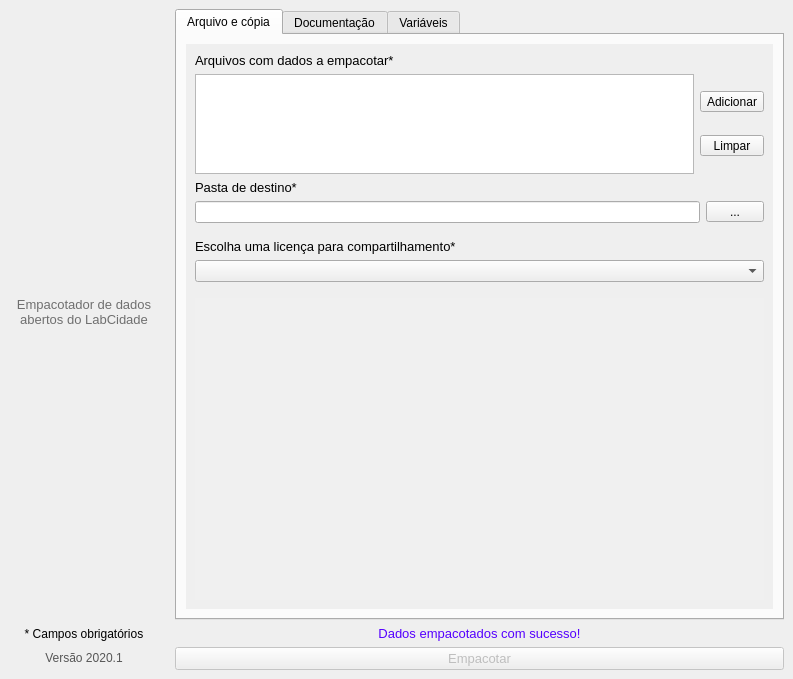
<?xml version="1.0" encoding="UTF-8"?>
<ui version="4.0">
 <class>MainWindow</class>
 <widget class="QMainWindow" name="MainWindow">
  <property name="geometry">
   <rect>
    <x>0</x>
    <y>0</y>
    <width>793</width>
    <height>679</height>
   </rect>
  </property>
  <property name="sizePolicy">
   <sizepolicy hsizetype="Preferred" vsizetype="Preferred">
    <horstretch>0</horstretch>
    <verstretch>0</verstretch>
   </sizepolicy>
  </property>
  <property name="minimumSize">
   <size>
    <width>530</width>
    <height>230</height>
   </size>
  </property>
  <property name="windowTitle">
   <string>LabCidados</string>
  </property>
  <property name="windowIcon">
   <iconset>
    <normaloff>recursos/icone-labcidados.png</normaloff>recursos/icone-labcidados.png</iconset>
  </property>
  <property name="toolTip">
   <string notr="true"/>
  </property>
  <property name="iconSize">
   <size>
    <width>24</width>
    <height>24</height>
   </size>
  </property>
  <property name="animated">
   <bool>true</bool>
  </property>
  <property name="documentMode">
   <bool>false</bool>
  </property>
  <widget class="QWidget" name="centralwidget">
   <property name="toolTip">
    <string notr="true"/>
   </property>
   <layout class="QGridLayout" name="gridLayout">
    <item row="4" column="1">
     <spacer name="horizontalSpacer">
      <property name="orientation">
       <enum>Qt::Horizontal</enum>
      </property>
      <property name="sizeType">
       <enum>QSizePolicy::Fixed</enum>
      </property>
      <property name="sizeHint" stdset="0">
       <size>
        <width>150</width>
        <height>20</height>
       </size>
      </property>
     </spacer>
    </item>
    <item row="5" column="1">
     <widget class="QLabel" name="label_17">
      <property name="toolTip">
       <string notr="true"/>
      </property>
      <property name="text">
       <string>* Campos obrigatórios</string>
      </property>
      <property name="alignment">
       <set>Qt::AlignCenter</set>
      </property>
     </widget>
    </item>
    <item row="0" column="1">
     <spacer name="verticalSpacer_4">
      <property name="orientation">
       <enum>Qt::Vertical</enum>
      </property>
      <property name="sizeHint" stdset="0">
       <size>
        <width>20</width>
        <height>40</height>
       </size>
      </property>
     </spacer>
    </item>
    <item row="1" column="1">
     <widget class="QLabel" name="label">
      <property name="sizePolicy">
       <sizepolicy hsizetype="Fixed" vsizetype="Preferred">
        <horstretch>0</horstretch>
        <verstretch>0</verstretch>
       </sizepolicy>
      </property>
      <property name="maximumSize">
       <size>
        <width>150</width>
        <height>58</height>
       </size>
      </property>
      <property name="toolTip">
       <string notr="true"/>
      </property>
      <property name="text">
       <string/>
      </property>
      <property name="pixmap">
       <pixmap>recursos/logo-labcidados.png</pixmap>
      </property>
      <property name="scaledContents">
       <bool>true</bool>
      </property>
      <property name="wordWrap">
       <bool>false</bool>
      </property>
     </widget>
    </item>
    <item row="4" column="2">
     <spacer name="horizontalSpacer_2">
      <property name="orientation">
       <enum>Qt::Horizontal</enum>
      </property>
      <property name="sizeType">
       <enum>QSizePolicy::Fixed</enum>
      </property>
      <property name="sizeHint" stdset="0">
       <size>
        <width>10</width>
        <height>20</height>
       </size>
      </property>
     </spacer>
    </item>
    <item row="6" column="1">
     <widget class="QLabel" name="label_4">
      <property name="toolTip">
       <string notr="true"/>
      </property>
      <property name="text">
       <string>&lt;html&gt;&lt;head/&gt;&lt;body&gt;&lt;p&gt;&lt;span style=&quot; color:#565656;&quot;&gt;Versão 2020.1&lt;/span&gt;&lt;/p&gt;&lt;/body&gt;&lt;/html&gt;</string>
      </property>
      <property name="alignment">
       <set>Qt::AlignCenter</set>
      </property>
     </widget>
    </item>
    <item row="2" column="1">
     <widget class="QLabel" name="label_3">
      <property name="font">
       <font>
        <pointsize>10</pointsize>
       </font>
      </property>
      <property name="toolTip">
       <string notr="true"/>
      </property>
      <property name="text">
       <string>&lt;html&gt;&lt;head/&gt;&lt;body&gt;&lt;p&gt;&lt;span style=&quot; color:#6f6f6f;&quot;&gt;Empacotador de dados abertos do LabCidade&lt;/span&gt;&lt;/p&gt;&lt;/body&gt;&lt;/html&gt;</string>
      </property>
      <property name="alignment">
       <set>Qt::AlignCenter</set>
      </property>
      <property name="wordWrap">
       <bool>true</bool>
      </property>
     </widget>
    </item>
    <item row="0" column="4" rowspan="5">
     <widget class="QTabWidget" name="tabWidget">
      <property name="sizePolicy">
       <sizepolicy hsizetype="Expanding" vsizetype="Preferred">
        <horstretch>0</horstretch>
        <verstretch>0</verstretch>
       </sizepolicy>
      </property>
      <property name="toolTip">
       <string notr="true"/>
      </property>
      <property name="tabPosition">
       <enum>QTabWidget::North</enum>
      </property>
      <property name="tabShape">
       <enum>QTabWidget::Rounded</enum>
      </property>
      <property name="currentIndex">
       <number>0</number>
      </property>
      <property name="tabsClosable">
       <bool>false</bool>
      </property>
      <property name="tabBarAutoHide">
       <bool>false</bool>
      </property>
      <widget class="QWidget" name="tab">
       <property name="palette">
        <palette>
         <active>
          <colorrole role="Base">
           <brush brushstyle="SolidPattern">
            <color alpha="255">
             <red>240</red>
             <green>240</green>
             <blue>240</blue>
            </color>
           </brush>
          </colorrole>
          <colorrole role="NoRole">
           <brush brushstyle="SolidPattern">
            <color alpha="255">
             <red>240</red>
             <green>240</green>
             <blue>240</blue>
            </color>
           </brush>
          </colorrole>
         </active>
         <inactive>
          <colorrole role="Base">
           <brush brushstyle="SolidPattern">
            <color alpha="255">
             <red>240</red>
             <green>240</green>
             <blue>240</blue>
            </color>
           </brush>
          </colorrole>
          <colorrole role="NoRole">
           <brush brushstyle="SolidPattern">
            <color alpha="255">
             <red>240</red>
             <green>240</green>
             <blue>240</blue>
            </color>
           </brush>
          </colorrole>
         </inactive>
         <disabled>
          <colorrole role="Base">
           <brush brushstyle="SolidPattern">
            <color alpha="255">
             <red>240</red>
             <green>240</green>
             <blue>240</blue>
            </color>
           </brush>
          </colorrole>
          <colorrole role="NoRole">
           <brush brushstyle="SolidPattern">
            <color alpha="255">
             <red>240</red>
             <green>240</green>
             <blue>240</blue>
            </color>
           </brush>
          </colorrole>
         </disabled>
        </palette>
       </property>
       <property name="toolTip">
        <string notr="true"/>
       </property>
       <attribute name="title">
        <string>Arquivo e cópia</string>
       </attribute>
       <layout class="QGridLayout" name="gridLayout_2">
        <item row="1" column="0">
         <widget class="QScrollArea" name="scrollArea">
          <property name="palette">
           <palette>
            <active>
             <colorrole role="Base">
              <brush brushstyle="SolidPattern">
               <color alpha="255">
                <red>255</red>
                <green>255</green>
                <blue>255</blue>
               </color>
              </brush>
             </colorrole>
            </active>
            <inactive>
             <colorrole role="Base">
              <brush brushstyle="SolidPattern">
               <color alpha="255">
                <red>255</red>
                <green>255</green>
                <blue>255</blue>
               </color>
              </brush>
             </colorrole>
            </inactive>
            <disabled>
             <colorrole role="Base">
              <brush brushstyle="SolidPattern">
               <color alpha="255">
                <red>240</red>
                <green>240</green>
                <blue>240</blue>
               </color>
              </brush>
             </colorrole>
            </disabled>
           </palette>
          </property>
          <property name="toolTip">
           <string notr="true"/>
          </property>
          <property name="autoFillBackground">
           <bool>true</bool>
          </property>
          <property name="frameShape">
           <enum>QFrame::NoFrame</enum>
          </property>
          <property name="frameShadow">
           <enum>QFrame::Plain</enum>
          </property>
          <property name="horizontalScrollBarPolicy">
           <enum>Qt::ScrollBarAlwaysOff</enum>
          </property>
          <property name="widgetResizable">
           <bool>true</bool>
          </property>
          <widget class="QWidget" name="scrollAreaWidgetContents">
           <property name="geometry">
            <rect>
             <x>0</x>
             <y>0</y>
             <width>579</width>
             <height>563</height>
            </rect>
           </property>
           <property name="contextMenuPolicy">
            <enum>Qt::DefaultContextMenu</enum>
           </property>
           <property name="toolTip">
            <string notr="true"/>
           </property>
           <property name="autoFillBackground">
            <bool>true</bool>
           </property>
           <layout class="QVBoxLayout" name="verticalLayout">
            <item>
             <widget class="QLabel" name="label_2">
              <property name="font">
               <font>
                <pointsize>10</pointsize>
               </font>
              </property>
              <property name="toolTip">
               <string notr="true"/>
              </property>
              <property name="text">
               <string>Arquivos com dados a empacotar*</string>
              </property>
             </widget>
            </item>
            <item>
             <layout class="QHBoxLayout" name="horizontalLayout_2">
              <property name="sizeConstraint">
               <enum>QLayout::SetDefaultConstraint</enum>
              </property>
              <item>
               <widget class="QListWidget" name="alvos">
                <property name="sizePolicy">
                 <sizepolicy hsizetype="Expanding" vsizetype="Fixed">
                  <horstretch>0</horstretch>
                  <verstretch>0</verstretch>
                 </sizepolicy>
                </property>
                <property name="minimumSize">
                 <size>
                  <width>0</width>
                  <height>0</height>
                 </size>
                </property>
                <property name="maximumSize">
                 <size>
                  <width>16777215</width>
                  <height>100</height>
                 </size>
                </property>
                <property name="palette">
                 <palette>
                  <active>
                   <colorrole role="Base">
                    <brush brushstyle="SolidPattern">
                     <color alpha="255">
                      <red>255</red>
                      <green>255</green>
                      <blue>255</blue>
                     </color>
                    </brush>
                   </colorrole>
                  </active>
                  <inactive>
                   <colorrole role="Base">
                    <brush brushstyle="SolidPattern">
                     <color alpha="255">
                      <red>255</red>
                      <green>255</green>
                      <blue>255</blue>
                     </color>
                    </brush>
                   </colorrole>
                  </inactive>
                  <disabled>
                   <colorrole role="Base">
                    <brush brushstyle="SolidPattern">
                     <color alpha="255">
                      <red>240</red>
                      <green>240</green>
                      <blue>240</blue>
                     </color>
                    </brush>
                   </colorrole>
                  </disabled>
                 </palette>
                </property>
                <property name="acceptDrops">
                 <bool>false</bool>
                </property>
                <property name="toolTip">
                 <string notr="true"/>
                </property>
               </widget>
              </item>
              <item>
               <layout class="QVBoxLayout" name="verticalLayout_5">
                <item>
                 <widget class="QToolButton" name="browseAlvos">
                  <property name="sizePolicy">
                   <sizepolicy hsizetype="Preferred" vsizetype="Fixed">
                    <horstretch>0</horstretch>
                    <verstretch>0</verstretch>
                   </sizepolicy>
                  </property>
                  <property name="toolTip">
                   <string notr="true"/>
                  </property>
                  <property name="text">
                   <string>Adicionar</string>
                  </property>
                 </widget>
                </item>
                <item>
                 <widget class="QToolButton" name="limparAlvos">
                  <property name="sizePolicy">
                   <sizepolicy hsizetype="Preferred" vsizetype="Fixed">
                    <horstretch>0</horstretch>
                    <verstretch>0</verstretch>
                   </sizepolicy>
                  </property>
                  <property name="toolTip">
                   <string notr="true">Esta ação é permanente!</string>
                  </property>
                  <property name="text">
                   <string>Limpar</string>
                  </property>
                 </widget>
                </item>
               </layout>
              </item>
             </layout>
            </item>
            <item>
             <widget class="QLabel" name="label_5">
              <property name="font">
               <font>
                <pointsize>10</pointsize>
               </font>
              </property>
              <property name="toolTip">
               <string notr="true"/>
              </property>
              <property name="text">
               <string>Pasta de destino*</string>
              </property>
             </widget>
            </item>
            <item>
             <layout class="QHBoxLayout" name="horizontalLayout_3">
              <item>
               <widget class="QLineEdit" name="destino">
                <property name="toolTip">
                 <string notr="true"/>
                </property>
                <property name="readOnly">
                 <bool>true</bool>
                </property>
               </widget>
              </item>
              <item>
               <widget class="QToolButton" name="browseDestino">
                <property name="minimumSize">
                 <size>
                  <width>58</width>
                  <height>0</height>
                 </size>
                </property>
                <property name="toolTip">
                 <string notr="true"/>
                </property>
                <property name="text">
                 <string>...</string>
                </property>
               </widget>
              </item>
             </layout>
            </item>
            <item>
             <spacer name="verticalSpacer_5">
              <property name="orientation">
               <enum>Qt::Vertical</enum>
              </property>
              <property name="sizeType">
               <enum>QSizePolicy::Fixed</enum>
              </property>
              <property name="sizeHint" stdset="0">
               <size>
                <width>20</width>
                <height>10</height>
               </size>
              </property>
             </spacer>
            </item>
            <item>
             <widget class="QLabel" name="label_12">
              <property name="font">
               <font>
                <pointsize>10</pointsize>
               </font>
              </property>
              <property name="toolTip">
               <string notr="true"/>
              </property>
              <property name="text">
               <string>Escolha uma licença para compartilhamento*</string>
              </property>
             </widget>
            </item>
            <item>
             <widget class="QComboBox" name="licenca">
              <property name="acceptDrops">
               <bool>true</bool>
              </property>
              <property name="toolTip">
               <string notr="true"/>
              </property>
             </widget>
            </item>
            <item>
             <spacer name="verticalSpacer_6">
              <property name="orientation">
               <enum>Qt::Vertical</enum>
              </property>
              <property name="sizeType">
               <enum>QSizePolicy::Fixed</enum>
              </property>
              <property name="sizeHint" stdset="0">
               <size>
                <width>20</width>
                <height>10</height>
               </size>
              </property>
             </spacer>
            </item>
            <item>
             <widget class="QTextEdit" name="resumoLicenca">
              <property name="palette">
               <palette>
                <active>
                 <colorrole role="Base">
                  <brush brushstyle="SolidPattern">
                   <color alpha="255">
                    <red>240</red>
                    <green>240</green>
                    <blue>240</blue>
                   </color>
                  </brush>
                 </colorrole>
                </active>
                <inactive>
                 <colorrole role="Base">
                  <brush brushstyle="SolidPattern">
                   <color alpha="255">
                    <red>240</red>
                    <green>240</green>
                    <blue>240</blue>
                   </color>
                  </brush>
                 </colorrole>
                </inactive>
                <disabled>
                 <colorrole role="Base">
                  <brush brushstyle="SolidPattern">
                   <color alpha="255">
                    <red>240</red>
                    <green>240</green>
                    <blue>240</blue>
                   </color>
                  </brush>
                 </colorrole>
                </disabled>
               </palette>
              </property>
              <property name="toolTip">
               <string notr="true"/>
              </property>
              <property name="frameShape">
               <enum>QFrame::NoFrame</enum>
              </property>
              <property name="frameShadow">
               <enum>QFrame::Plain</enum>
              </property>
              <property name="horizontalScrollBarPolicy">
               <enum>Qt::ScrollBarAlwaysOff</enum>
              </property>
              <property name="readOnly">
               <bool>true</bool>
              </property>
              <property name="html">
               <string>&lt;!DOCTYPE HTML PUBLIC &quot;-//W3C//DTD HTML 4.0//EN&quot; &quot;http://www.w3.org/TR/REC-html40/strict.dtd&quot;&gt;
&lt;html&gt;&lt;head&gt;&lt;meta name=&quot;qrichtext&quot; content=&quot;1&quot; /&gt;&lt;style type=&quot;text/css&quot;&gt;
p, li { white-space: pre-wrap; }
&lt;/style&gt;&lt;/head&gt;&lt;body style=&quot; font-family:'MS Shell Dlg 2'; font-size:8.25pt; font-weight:400; font-style:normal;&quot;&gt;
&lt;p style=&quot;-qt-paragraph-type:empty; margin-top:0px; margin-bottom:0px; margin-left:0px; margin-right:0px; -qt-block-indent:0; text-indent:0px; font-family:'MS Shell Dlg 2'; font-size:8pt;&quot;&gt;&lt;br /&gt;&lt;/p&gt;&lt;/body&gt;&lt;/html&gt;</string>
              </property>
             </widget>
            </item>
           </layout>
          </widget>
         </widget>
        </item>
       </layout>
      </widget>
      <widget class="QWidget" name="tab_2">
       <property name="toolTip">
        <string notr="true"/>
       </property>
       <attribute name="title">
        <string>Documentação</string>
       </attribute>
       <layout class="QVBoxLayout" name="verticalLayout_8">
        <item>
         <widget class="QScrollArea" name="scrollArea_2">
          <property name="toolTip">
           <string notr="true"/>
          </property>
          <property name="frameShape">
           <enum>QFrame::NoFrame</enum>
          </property>
          <property name="horizontalScrollBarPolicy">
           <enum>Qt::ScrollBarAlwaysOff</enum>
          </property>
          <property name="widgetResizable">
           <bool>true</bool>
          </property>
          <widget class="QWidget" name="scrollAreaWidgetContents_2">
           <property name="geometry">
            <rect>
             <x>0</x>
             <y>0</y>
             <width>562</width>
             <height>602</height>
            </rect>
           </property>
           <property name="toolTip">
            <string notr="true"/>
           </property>
           <layout class="QVBoxLayout" name="verticalLayout_2">
            <item>
             <widget class="QLabel" name="label_7">
              <property name="font">
               <font>
                <pointsize>10</pointsize>
               </font>
              </property>
              <property name="toolTip">
               <string notr="true"/>
              </property>
              <property name="text">
               <string>Título da base de dados*</string>
              </property>
             </widget>
            </item>
            <item>
             <widget class="QLineEdit" name="titulo">
              <property name="toolTip">
               <string notr="true"/>
              </property>
              <property name="placeholderText">
               <string>Nome do conjunto de dados</string>
              </property>
             </widget>
            </item>
            <item>
             <widget class="QLabel" name="label_6">
              <property name="font">
               <font>
                <pointsize>10</pointsize>
               </font>
              </property>
              <property name="toolTip">
               <string notr="true"/>
              </property>
              <property name="text">
               <string>Equipe envolvida*</string>
              </property>
             </widget>
            </item>
            <item>
             <widget class="QLineEdit" name="equipe">
              <property name="toolTip">
               <string notr="true"/>
              </property>
              <property name="placeholderText">
               <string>Nomes dos membros da equipe responsáveis, separados por ponto-e-vírgula</string>
              </property>
             </widget>
            </item>
            <item>
             <widget class="QLabel" name="label_14">
              <property name="font">
               <font>
                <pointsize>10</pointsize>
               </font>
              </property>
              <property name="toolTip">
               <string notr="true"/>
              </property>
              <property name="text">
               <string>Instituições de financiamento*</string>
              </property>
             </widget>
            </item>
            <item>
             <widget class="QLineEdit" name="financiadores">
              <property name="toolTip">
               <string notr="true"/>
              </property>
              <property name="placeholderText">
               <string>Nome das instituições de financiamento de pesquisa relacionadas, separados por ponto-e-vírgula</string>
              </property>
             </widget>
            </item>
            <item>
             <layout class="QGridLayout" name="gridLayout_5">
              <item row="0" column="2">
               <widget class="QLabel" name="label_11">
                <property name="font">
                 <font>
                  <pointsize>10</pointsize>
                 </font>
                </property>
                <property name="toolTip">
                 <string notr="true"/>
                </property>
                <property name="text">
                 <string>Data de fechamento*</string>
                </property>
               </widget>
              </item>
              <item row="1" column="1">
               <widget class="QLineEdit" name="periodicidade">
                <property name="toolTip">
                 <string notr="true"/>
                </property>
                <property name="placeholderText">
                 <string>Deixar vazio se não houver</string>
                </property>
               </widget>
              </item>
              <item row="1" column="2">
               <widget class="QDateEdit" name="data">
                <property name="minimumSize">
                 <size>
                  <width>200</width>
                  <height>0</height>
                 </size>
                </property>
                <property name="toolTip">
                 <string notr="true"/>
                </property>
                <property name="date">
                 <date>
                  <year>2020</year>
                  <month>1</month>
                  <day>1</day>
                 </date>
                </property>
               </widget>
              </item>
              <item row="0" column="1">
               <widget class="QLabel" name="label_13">
                <property name="font">
                 <font>
                  <pointsize>10</pointsize>
                 </font>
                </property>
                <property name="toolTip">
                 <string notr="true"/>
                </property>
                <property name="text">
                 <string>Periodicidade</string>
                </property>
               </widget>
              </item>
             </layout>
            </item>
            <item>
             <widget class="QLabel" name="label_8">
              <property name="font">
               <font>
                <pointsize>10</pointsize>
               </font>
              </property>
              <property name="toolTip">
               <string notr="true"/>
              </property>
              <property name="text">
               <string>Resumo do conteúdo*</string>
              </property>
             </widget>
            </item>
            <item>
             <widget class="QPlainTextEdit" name="conteudo">
              <property name="toolTip">
               <string notr="true"/>
              </property>
              <property name="tabChangesFocus">
               <bool>true</bool>
              </property>
              <property name="placeholderText">
               <string>O que o conjunto de dados contém? Ex: Shapefile com lista de denúncias de remoção e atributos relacionados, tabela com indicadores da rede de ônibus de São Paulo de 2003 a 2019 corrigidos pela inflação...</string>
              </property>
             </widget>
            </item>
            <item>
             <widget class="QLabel" name="label_9">
              <property name="font">
               <font>
                <pointsize>10</pointsize>
               </font>
              </property>
              <property name="toolTip">
               <string notr="true"/>
              </property>
              <property name="text">
               <string>Resumo da metodologia*</string>
              </property>
             </widget>
            </item>
            <item>
             <widget class="QPlainTextEdit" name="metodologia">
              <property name="toolTip">
               <string notr="true"/>
              </property>
              <property name="tabChangesFocus">
               <bool>true</bool>
              </property>
              <property name="placeholderText">
               <string>Como os dados foram produzidos? Ex: Mapeamento colaborativo realizado in loco, mineração e tabulação de dados do site www.com.br...</string>
              </property>
             </widget>
            </item>
            <item>
             <widget class="QLabel" name="label_10">
              <property name="font">
               <font>
                <pointsize>10</pointsize>
               </font>
              </property>
              <property name="toolTip">
               <string notr="true"/>
              </property>
              <property name="text">
               <string>Contexto/finalidade dos dados*</string>
              </property>
             </widget>
            </item>
            <item>
             <widget class="QPlainTextEdit" name="contexto">
              <property name="toolTip">
               <string notr="true"/>
              </property>
              <property name="tabChangesFocus">
               <bool>true</bool>
              </property>
              <property name="placeholderText">
               <string>Para quê os dados foram utilizados no laboratório? Ex: Artigo apresentado no EnAnpur 2017, Post no Blog da Raquel, Relatório de pesquisa FAPESP de Paula Santoro, Divulgação de seminário...</string>
              </property>
             </widget>
            </item>
            <item>
             <widget class="QLabel" name="label_15">
              <property name="font">
               <font>
                <pointsize>10</pointsize>
               </font>
              </property>
              <property name="toolTip">
               <string notr="true"/>
              </property>
              <property name="text">
               <string>Fontes de dados externas</string>
              </property>
             </widget>
            </item>
            <item>
             <widget class="QPlainTextEdit" name="terceiros">
              <property name="toolTip">
               <string notr="true"/>
              </property>
              <property name="tabChangesFocus">
               <bool>true</bool>
              </property>
              <property name="placeholderText">
               <string>Quais bases de dados de terceiros foram utilizadas? Separar com ponto-e-vírgula ou deixar vazio se não houver. Ex: Censo IBGE 2010; Índice de Preços ao Consumidor Amplo (IPCA); Banco de Sentenças do Tribunal de Justiça do Estado de São Paulo...</string>
              </property>
             </widget>
            </item>
           </layout>
          </widget>
         </widget>
        </item>
       </layout>
      </widget>
      <widget class="QWidget" name="tab_3">
       <property name="toolTip">
        <string notr="true"/>
       </property>
       <attribute name="title">
        <string>Variáveis</string>
       </attribute>
       <layout class="QVBoxLayout" name="verticalLayout_9">
        <item>
         <widget class="QFrame" name="frame">
          <property name="palette">
           <palette>
            <active>
             <colorrole role="Base">
              <brush brushstyle="SolidPattern">
               <color alpha="255">
                <red>240</red>
                <green>240</green>
                <blue>240</blue>
               </color>
              </brush>
             </colorrole>
            </active>
            <inactive>
             <colorrole role="Base">
              <brush brushstyle="SolidPattern">
               <color alpha="255">
                <red>240</red>
                <green>240</green>
                <blue>240</blue>
               </color>
              </brush>
             </colorrole>
            </inactive>
            <disabled>
             <colorrole role="Base">
              <brush brushstyle="SolidPattern">
               <color alpha="255">
                <red>240</red>
                <green>240</green>
                <blue>240</blue>
               </color>
              </brush>
             </colorrole>
            </disabled>
           </palette>
          </property>
          <property name="toolTip">
           <string notr="true"/>
          </property>
          <property name="autoFillBackground">
           <bool>true</bool>
          </property>
          <property name="frameShape">
           <enum>QFrame::NoFrame</enum>
          </property>
          <property name="frameShadow">
           <enum>QFrame::Plain</enum>
          </property>
          <layout class="QGridLayout" name="gridLayout_3">
           <item row="2" column="0">
            <widget class="QTableWidget" name="variaveis">
             <property name="sizePolicy">
              <sizepolicy hsizetype="Expanding" vsizetype="Expanding">
               <horstretch>0</horstretch>
               <verstretch>0</verstretch>
              </sizepolicy>
             </property>
             <property name="palette">
              <palette>
               <active>
                <colorrole role="Base">
                 <brush brushstyle="SolidPattern">
                  <color alpha="255">
                   <red>255</red>
                   <green>255</green>
                   <blue>255</blue>
                  </color>
                 </brush>
                </colorrole>
               </active>
               <inactive>
                <colorrole role="Base">
                 <brush brushstyle="SolidPattern">
                  <color alpha="255">
                   <red>255</red>
                   <green>255</green>
                   <blue>255</blue>
                  </color>
                 </brush>
                </colorrole>
               </inactive>
               <disabled>
                <colorrole role="Base">
                 <brush brushstyle="SolidPattern">
                  <color alpha="255">
                   <red>240</red>
                   <green>240</green>
                   <blue>240</blue>
                  </color>
                 </brush>
                </colorrole>
               </disabled>
              </palette>
             </property>
             <property name="toolTip">
              <string notr="true"/>
             </property>
             <property name="frameShadow">
              <enum>QFrame::Sunken</enum>
             </property>
             <property name="sizeAdjustPolicy">
              <enum>QAbstractScrollArea::AdjustIgnored</enum>
             </property>
             <property name="sortingEnabled">
              <bool>false</bool>
             </property>
             <column>
              <property name="text">
               <string>Arquivo</string>
              </property>
             </column>
             <column>
              <property name="text">
               <string>Variável</string>
              </property>
             </column>
             <column>
              <property name="text">
               <string>Descrição</string>
              </property>
             </column>
            </widget>
           </item>
           <item row="2" column="1">
            <layout class="QVBoxLayout" name="verticalLayout_7">
             <item>
              <widget class="QToolButton" name="adicionarVariavel">
               <property name="sizePolicy">
                <sizepolicy hsizetype="Preferred" vsizetype="Fixed">
                 <horstretch>0</horstretch>
                 <verstretch>0</verstretch>
                </sizepolicy>
               </property>
               <property name="toolTip">
                <string notr="true"/>
               </property>
               <property name="text">
                <string>+</string>
               </property>
              </widget>
             </item>
             <item>
              <widget class="QToolButton" name="excluirVariavel">
               <property name="sizePolicy">
                <sizepolicy hsizetype="Preferred" vsizetype="Fixed">
                 <horstretch>0</horstretch>
                 <verstretch>0</verstretch>
                </sizepolicy>
               </property>
               <property name="toolTip">
                <string notr="true">Esta ação é permanente!</string>
               </property>
               <property name="text">
                <string>-</string>
               </property>
              </widget>
             </item>
             <item>
              <spacer name="verticalSpacer_2">
               <property name="orientation">
                <enum>Qt::Vertical</enum>
               </property>
               <property name="sizeHint" stdset="0">
                <size>
                 <width>20</width>
                 <height>40</height>
                </size>
               </property>
              </spacer>
             </item>
            </layout>
           </item>
           <item row="1" column="0">
            <spacer name="verticalSpacer_7">
             <property name="orientation">
              <enum>Qt::Vertical</enum>
             </property>
             <property name="sizeType">
              <enum>QSizePolicy::Fixed</enum>
             </property>
             <property name="sizeHint" stdset="0">
              <size>
               <width>20</width>
               <height>10</height>
              </size>
             </property>
            </spacer>
           </item>
           <item row="0" column="0">
            <widget class="QLabel" name="label_16">
             <property name="font">
              <font>
               <pointsize>10</pointsize>
              </font>
             </property>
             <property name="toolTip">
              <string notr="true"/>
             </property>
             <property name="text">
              <string>Insira uma descrição para os arquivos e variáveis no conjunto de dados</string>
             </property>
            </widget>
           </item>
          </layout>
         </widget>
        </item>
       </layout>
      </widget>
     </widget>
    </item>
    <item row="5" column="4">
     <widget class="QLabel" name="avisosucesso">
      <property name="toolTip">
       <string notr="true"/>
      </property>
      <property name="text">
       <string>&lt;html&gt;&lt;head/&gt;&lt;body&gt;&lt;p align=&quot;center&quot;&gt;&lt;span style=&quot; font-size:10pt; color:#5500ff;&quot;&gt;Dados empacotados com sucesso!&lt;/span&gt;&lt;/p&gt;&lt;/body&gt;&lt;/html&gt;</string>
      </property>
     </widget>
    </item>
    <item row="3" column="1">
     <spacer name="verticalSpacer">
      <property name="orientation">
       <enum>Qt::Vertical</enum>
      </property>
      <property name="sizeHint" stdset="0">
       <size>
        <width>20</width>
        <height>40</height>
       </size>
      </property>
     </spacer>
    </item>
    <item row="6" column="4">
     <layout class="QHBoxLayout" name="horizontalLayout_5">
      <item>
       <widget class="QPushButton" name="empacotar">
        <property name="enabled">
         <bool>false</bool>
        </property>
        <property name="font">
         <font>
          <pointsize>10</pointsize>
         </font>
        </property>
        <property name="toolTip">
         <string notr="true"/>
        </property>
        <property name="text">
         <string>Empacotar</string>
        </property>
       </widget>
      </item>
     </layout>
    </item>
   </layout>
  </widget>
 </widget>
 <resources/>
 <connections/>
</ui>
